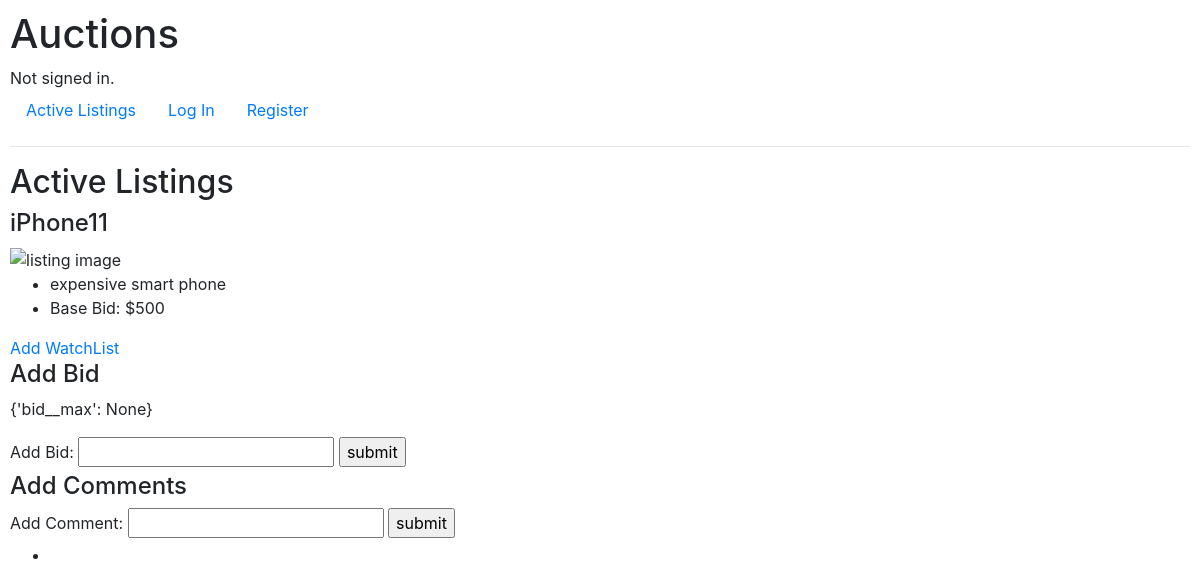
The page /list/1 on the database as committed earlier.
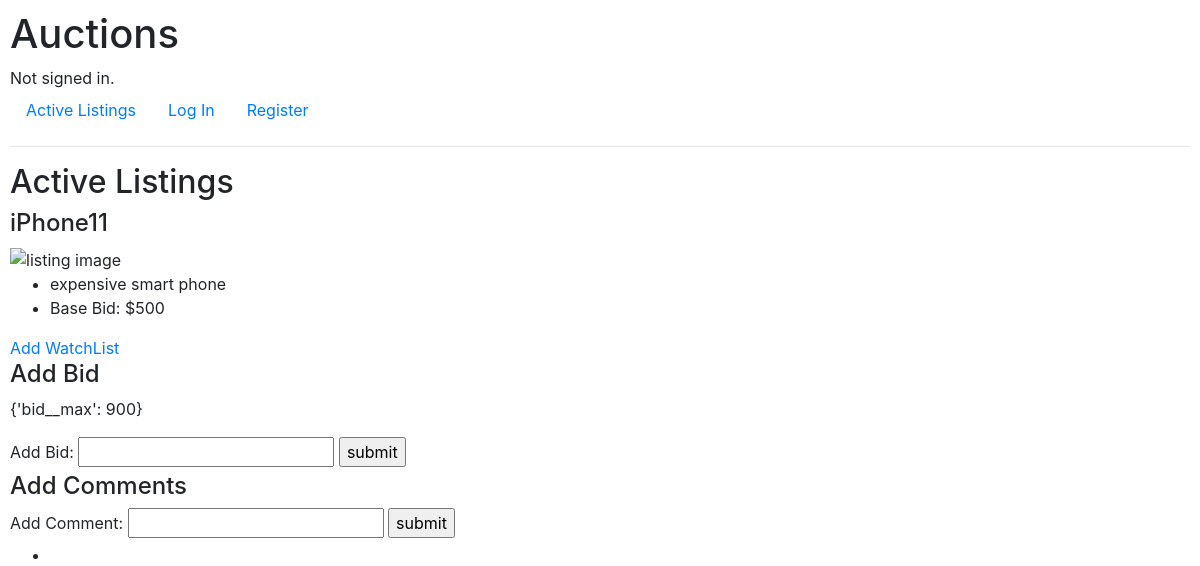
The same page on the database as committed later.
### auctions/models.py (models this page shows, shortened)
class Listing(models.Model):
    title = models.CharField(max_length=300)
    description = models.CharField(max_length=5000)
    starting_bid = models.IntegerField()
    url = models.URLField(blank=True)
    category = models.CharField(null=True, max_length=5000)
    creater = models.ForeignKey(User, on_delete=models.CASCADE, null=True, related_name="theirlisting")
    status = models.BooleanField(default=True)
    winner = models.ForeignKey(User, on_delete=models.CASCADE, null=True, related_name="theirwinning")
    def max_bid(self):
        if Bid.objects.all().filter(listing=self).aggregate(Max('bid')):
            return Bid.objects.all().filter(listing=self).aggregate(Max('bid'))
        else:
            return self.starting_bid

### auctions/views.py (the view)
# urls.py: path("list/<int:id>", views.list, name="list"),
def list(request, id):
    return render(request, "auctions/list.html", {
        "list": Listing.objects.get(id=id),
        "formBid": AddBid(),
        "formComment": AddComment()
    })

### auctions/views.py
class AddBid(forms.Form):
    bid = forms.IntegerField(label="Add Bid", min_value=Listing.max_bid)

class AddComment(forms.Form):
    comment = forms.CharField(label="Add Comment")

### auctions/templates/auctions/list.html (shortened to what this page needs)
{% extends "auctions/layout.html" %}
{% block body %}
    <h2>Active Listings</h2>
    <h4>{{ list.title }}</h4>
    <img src="{{ list.url }}" alt="listing image" width="50" height="60">
    <ul>
        <li>{{ list.description }}</li>
        <li>Base Bid: ${{ list.starting_bid }}</li>
    </ul>
    <a href="{% url 'add' list.id %}">Add WatchList</a>
    <h4>Add Bid</h4>
    <p>{{ list.max_bid }}</p>
    <form action="{% url 'addbid' list.id %}" method="post">
        {{ formBid }}
        <input type="submit", value="submit">
    </form>
    <h4>Add Comments</h4>
    <form action="{% url 'comment' list.id %}" method="post">
        {{ formComment }}
        <input type="submit", value="submit">
    </form>
        <ul>
            <li>{{ comment.text }}</li>
        </ul>
{% endblock %}

### auctions/templates/auctions/layout.html (shortened to what this page needs)
{% load static %}
<!DOCTYPE html>
<html lang="en">
    <head>
        <link rel="stylesheet" href="https://stackpath.bootstrapcdn.com/bootstrap/4.4.1/css/bootstrap.min.css">
        <link href="{% static 'auctions/styles.css' %}" rel="stylesheet">
    </head>
    <body>
        <h1>Auctions</h1>
        <div>
            {% if user.is_authenticated %}
                Signed in as <strong>{{ user.username }}</strong>.
            {% else %}
                Not signed in.
            {% endif %}
        </div>
        <ul class="nav">
            <li class="nav-item">
                <a class="nav-link" href="{% url 'index' %}">Active Listings</a>
            </li>
            {% if user.is_authenticated %}
                <li class="nav-item">
                    <a class="nav-link" href="{% url 'watch' %}">WatchList</a>
                </li>
                <li class="nav-item">
                    <a class="nav-link" href="{% url 'create' %}">Create Listing</a>
                </li>
                <li class="nav-item">
                    <a class="nav-link" href="{% url 'logout' %}">Log Out</a>
                </li>
            {% else %}
                <li class="nav-item">
                    <a class="nav-link" href="{% url 'login' %}">Log In</a>
                </li>
                <li class="nav-item">
                    <a class="nav-link" href="{% url 'register' %}">Register</a>
                </li>
            {% endif %}
        </ul>
        <hr>
        {% block body %}
        {% endblock %}
    </body>
</html>

### auctions/static/auctions/styles.css (style rules this page uses)
body { padding: 10px; }

Rows that differ between the two databases and show on the page:
changed Listing "iPhone11": max_bid "{'bid__max': None}" → "{'bid__max': 900}"
